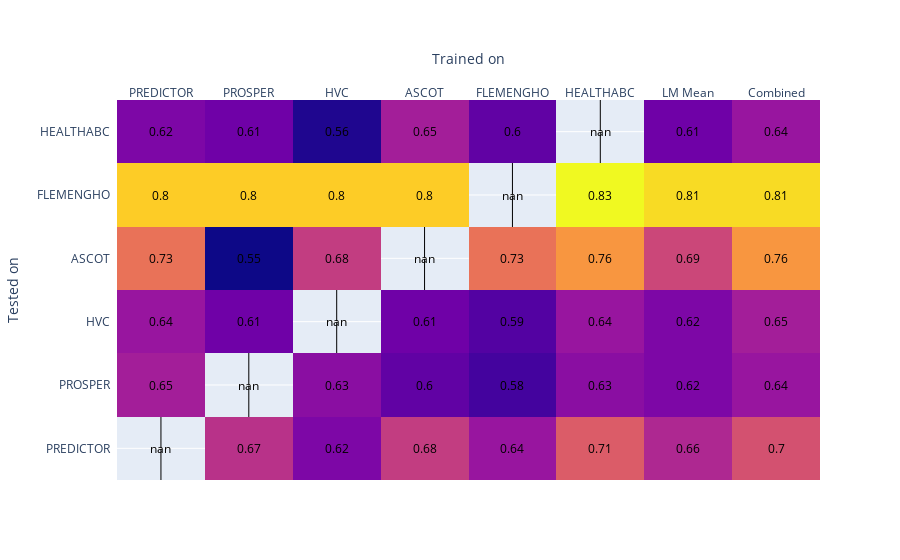
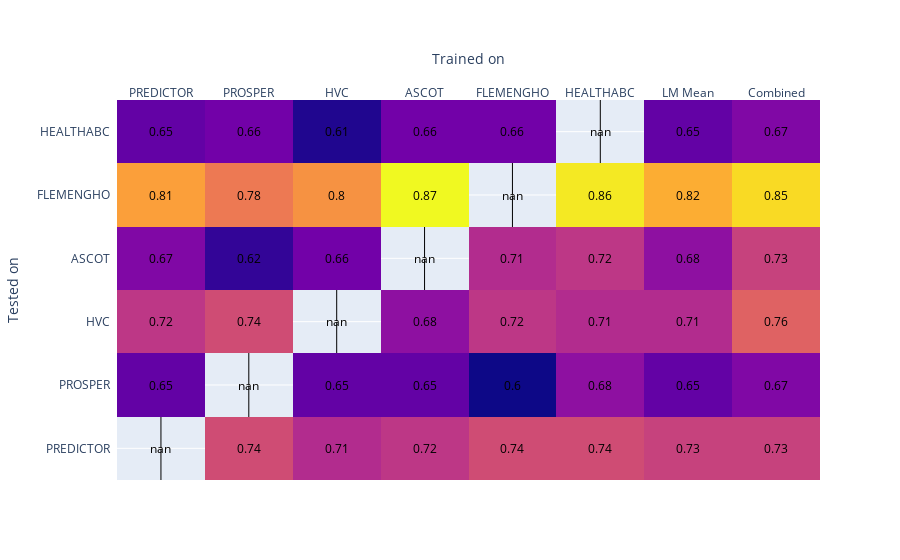

Write notebook code for charts like these, in order.
### Code cell
data, metadata, X, y = get_variables_cached()
data_subset = data.loc[data.index]


def get_matrix(method_name):
    runs_lm = get_completed_runs('optimized_lm')
    last_run_lm = runs_lm[(runs_lm['tags.mlflow.parentRunId'].isna()) & (runs_lm['tags.method_name'] == method_name)].iloc[0]
    result_lm = load_pickled_artifact(last_run_lm['run_id'], 'result')
    metrics_lm = compute_standard_metrics(X, y, result_lm)

    keys_first = set(pair[0] for pair in metrics_lm.keys())
    keys_second = set(pair[1] for pair in metrics_lm.keys())
    all_keys = keys_first.union(keys_second)

    matrix_lm = {
        key1: {
            key2: statements(
                metrics := metrics_lm.get((key1, key2)),
                metrics['c_index'] if metrics else None
            )
            for key2 in all_keys
        }
        for key1 in all_keys
    }
    matrix = DataFrame(matrix_lm)
    matrix['LM Mean'] = matrix.mean(axis=1)

    runs_lco = get_completed_runs('optimized_lco')
    last_run_lco = runs_lco[(runs_lco['tags.mlflow.parentRunId'].isna()) & (runs_lco['tags.mlflow.runName'] == method_name)].iloc[0]
    try:
        result_lco = load_pickled_artifact(last_run_lco['run_id'], 'result')
        metrics_lco = compute_standard_metrics(X, y, result_lco)
        metrics_lco_c_index = valmap(lambda _metrics: _metrics['c_index'], metrics_lco)
        matrix['Combined'] = Series(metrics_lco_c_index)
    except OSError:
        matrix['Combined'] = Series({
            'PROSPER': 0.668,
            'PREDICTOR': 0.728,
            'HVC': 0.756,
            'HEALTHABC': 0.669,
            'FLEMENGHO': 0.854,
            'ASCOT': 0.728,
        })
    return matrix

for method_name in ('coxnet', 'gb'):
    h2(method_name)
    matrix = get_matrix(method_name)
    matrix = matrix.round(2)
    fig = ff.create_annotated_heatmap(
        matrix.to_numpy(),
        x=list(matrix.columns),
        y=list(matrix.index),
    )

    fig.update_layout(xaxis_title="Trained on", yaxis_title='Tested on')
    fig.show()

### Figure 1 — Plotly figure (JSON) as saved in the notebook; plotly's stock layout.template omitted (floating-point values rounded to 4 significant figures)
{"data": [{"colorscale": [[0.0, "#0d0887"], [0.1111, "#46039f"], [0.2222, "#7201a8"], [0.3333, "#9c179e"], [0.4444, "#bd3786"], [0.5556, "#d8576b"], [0.6667, "#ed7953"], [0.7778, "#fb9f3a"], [0.8889, "#fdca26"], [1.0, "#f0f921"]], "reversescale": false, "showscale": false, "type": "heatmap", "x": ["PREDICTOR", "PROSPER", "HVC", "ASCOT", "FLEMENGHO", "HEALTHABC", "LM Mean", "Combined"], "y": ["PREDICTOR", "PROSPER", "HVC", "ASCOT", "FLEMENGHO", "HEALTHABC"], "z": [[null, 0.67, 0.62, 0.68, 0.64, 0.71, 0.66, 0.7], [0.65, null, 0.63, 0.6, 0.58, 0.63, 0.62, 0.64], [0.64, 0.61, null, 0.61, 0.59, 0.64, 0.62, 0.65], [0.73, 0.55, 0.68, null, 0.73, 0.76, 0.69, 0.76], [0.8, 0.8, 0.8, 0.8, null, 0.83, 0.81, 0.81], [0.62, 0.61, 0.56, 0.65, 0.6, null, 0.61, 0.64]]}], "layout": {"annotations": [{"font": {"color": "#000000"}, "showarrow": false, "text": "nan", "x": "PREDICTOR", "xref": "x", "y": "PREDICTOR", "yref": "y"}, {"font": {"color": "#000000"}, "showarrow": false, "text": "0.67", "x": "PROSPER", "xref": "x", "y": "PREDICTOR", "yref": "y"}, {"font": {"color": "#000000"}, "showarrow": false, "text": "0.62", "x": "HVC", "xref": "x", "y": "PREDICTOR", "yref": "y"}, {"font": {"color": "#000000"}, "showarrow": false, "text": "0.68", "x": "ASCOT", "xref": "x", "y": "PREDICTOR", "yref": "y"}, {"font": {"color": "#000000"}, "showarrow": false, "text": "0.64", "x": "FLEMENGHO", "xref": "x", "y": "PREDICTOR", "yref": "y"}, {"font": {"color": "#000000"}, "showarrow": false, "text": "0.71", "x": "HEALTHABC", "xref": "x", "y": "PREDICTOR", "yref": "y"}, {"font": {"color": "#000000"}, "showarrow": false, "text": "0.66", "x": "LM Mean", "xref": "x", "y": "PREDICTOR", "yref": "y"}, {"font": {"color": "#000000"}, "showarrow": false, "text": "0.7", "x": "Combined", "xref": "x", "y": "PREDICTOR", "yref": "y"}, {"font": {"color": "#000000"}, "showarrow": false, "text": "0.65", "x": "PREDICTOR", "xref": "x", "y": "PROSPER", "yref": "y"}, {"font": {"color": "#000000"}, "showarrow": false, "text": "nan", "x": "PROSPER", "xref": "x", "y": "PROSPER", "yref": "y"}, {"font": {"color": "#000000"}, "showarrow": false, "text": "0.63", "x": "HVC", "xref": "x", "y": "PROSPER", "yref": "y"}, {"font": {"color": "#000000"}, "showarrow": false, "text": "0.6", "x": "ASCOT", "xref": "x", "y": "PROSPER", "yref": "y"}, {"font": {"color": "#000000"}, "showarrow": false, "text": "0.58", "x": "FLEMENGHO", "xref": "x", "y": "PROSPER", "yref": "y"}, {"font": {"color": "#000000"}, "showarrow": false, "text": "0.63", "x": "HEALTHABC", "xref": "x", "y": "PROSPER", "yref": "y"}, {"font": {"color": "#000000"}, "showarrow": false, "text": "0.62", "x": "LM Mean", "xref": "x", "y": "PROSPER", "yref": "y"}, {"font": {"color": "#000000"}, "showarrow": false, "text": "0.64", "x": "Combined", "xref": "x", "y": "PROSPER", "yref": "y"}, {"font": {"color": "#000000"}, "showarrow": false, "text": "0.64", "x": "PREDICTOR", "xref": "x", "y": "HVC", "yref": "y"}, {"font": {"color": "#000000"}, "showarrow": false, "text": "0.61", "x": "PROSPER", "xref": "x", "y": "HVC", "yref": "y"}, {"font": {"color": "#000000"}, "showarrow": false, "text": "nan", "x": "HVC", "xref": "x", "y": "HVC", "yref": "y"}, {"font": {"color": "#000000"}, "showarrow": false, "text": "0.61", "x": "ASCOT", "xref": "x", "y": "HVC", "yref": "y"}, {"font": {"color": "#000000"}, "showarrow": false, "text": "0.59", "x": "FLEMENGHO", "xref": "x", "y": "HVC", "yref": "y"}, {"font": {"color": "#000000"}, "showarrow": false, "text": "0.64", "x": "HEALTHABC", "xref": "x", "y": "HVC", "yref": "y"}, {"font": {"color": "#000000"}, "showarrow": false, "text": "0.62", "x": "LM Mean", "xref": "x", "y": "HVC", "yref": "y"}, {"font": {"color": "#000000"}, "showarrow": false, "text": "0.65", "x": "Combined", "xref": "x", "y": "HVC", "yref": "y"}, {"font": {"color": "#000000"}, "showarrow": false, "text": "0.73", "x": "PREDICTOR", "xref": "x", "y": "ASCOT", "yref": "y"}, {"font": {"color": "#000000"}, "showarrow": false, "text": "0.55", "x": "PROSPER", "xref": "x", "y": "ASCOT", "yref": "y"}, {"font": {"color": "#000000"}, "showarrow": false, "text": "0.68", "x": "HVC", "xref": "x", "y": "ASCOT", "yref": "y"}, {"font": {"color": "#000000"}, "showarrow": false, "text": "nan", "x": "ASCOT", "xref": "x", "y": "ASCOT", "yref": "y"}, {"font": {"color": "#000000"}, "showarrow": false, "text": "0.73", "x": "FLEMENGHO", "xref": "x", "y": "ASCOT", "yref": "y"}, {"font": {"color": "#000000"}, "showarrow": false, "text": "0.76", "x": "HEALTHABC", "xref": "x", "y": "ASCOT", "yref": "y"}, {"font": {"color": "#000000"}, "showarrow": false, "text": "0.69", "x": "LM Mean", "xref": "x", "y": "ASCOT", "yref": "y"}, {"font": {"color": "#000000"}, "showarrow": false, "text": "0.76", "x": "Combined", "xref": "x", "y": "ASCOT", "yref": "y"}, {"font": {"color": "#000000"}, "showarrow": false, "text": "0.8", "x": "PREDICTOR", "xref": "x", "y": "FLEMENGHO", "yref": "y"}, {"font": {"color": "#000000"}, "showarrow": false, "text": "0.8", "x": "PROSPER", "xref": "x", "y": "FLEMENGHO", "yref": "y"}, {"font": {"color": "#000000"}, "showarrow": false, "text": "0.8", "x": "HVC", "xref": "x", "y": "FLEMENGHO", "yref": "y"}, {"font": {"color": "#000000"}, "showarrow": false, "text": "0.8", "x": "ASCOT", "xref": "x", "y": "FLEMENGHO", "yref": "y"}, {"font": {"color": "#000000"}, "showarrow": false, "text": "nan", "x": "FLEMENGHO", "xref": "x", "y": "FLEMENGHO", "yref": "y"}, {"font": {"color": "#000000"}, "showarrow": false, "text": "0.83", "x": "HEALTHABC", "xref": "x", "y": "FLEMENGHO", "yref": "y"}, {"font": {"color": "#000000"}, "showarrow": false, "text": "0.81", "x": "LM Mean", "xref": "x", "y": "FLEMENGHO", "yref": "y"}, {"font": {"color": "#000000"}, "showarrow": false, "text": "0.81", "x": "Combined", "xref": "x", "y": "FLEMENGHO", "yref": "y"}, {"font": {"color": "#000000"}, "showarrow": false, "text": "0.62", "x": "PREDICTOR", "xref": "x", "y": "HEALTHABC", "yref": "y"}, {"font": {"color": "#000000"}, "showarrow": false, "text": "0.61", "x": "PROSPER", "xref": "x", "y": "HEALTHABC", "yref": "y"}, {"font": {"color": "#000000"}, "showarrow": false, "text": "0.56", "x": "HVC", "xref": "x", "y": "HEALTHABC", "yref": "y"}, {"font": {"color": "#000000"}, "showarrow": false, "text": "0.65", "x": "ASCOT", "xref": "x", "y": "HEALTHABC", "yref": "y"}, {"font": {"color": "#000000"}, "showarrow": false, "text": "0.6", "x": "FLEMENGHO", "xref": "x", "y": "HEALTHABC", "yref": "y"}, {"font": {"color": "#000000"}, "showarrow": false, "text": "nan", "x": "HEALTHABC", "xref": "x", "y": "HEALTHABC", "yref": "y"}, {"font": {"color": "#000000"}, "showarrow": false, "text": "0.61", "x": "LM Mean", "xref": "x", "y": "HEALTHABC", "yref": "y"}, {"font": {"color": "#000000"}, "showarrow": false, "text": "0.64", "x": "Combined", "xref": "x", "y": "HEALTHABC", "yref": "y"}], "xaxis": {"dtick": 1, "gridcolor": "rgb(0, 0, 0)", "side": "top", "ticks": "", "title": {"text": "Trained on"}}, "yaxis": {"dtick": 1, "ticks": "", "ticksuffix": "  ", "title": {"text": "Tested on"}}}}

### Figure 2 — Plotly figure (JSON) as saved in the notebook; plotly's stock layout.template omitted (floating-point values rounded to 4 significant figures)
{"data": [{"colorscale": [[0.0, "#0d0887"], [0.1111, "#46039f"], [0.2222, "#7201a8"], [0.3333, "#9c179e"], [0.4444, "#bd3786"], [0.5556, "#d8576b"], [0.6667, "#ed7953"], [0.7778, "#fb9f3a"], [0.8889, "#fdca26"], [1.0, "#f0f921"]], "reversescale": false, "showscale": false, "type": "heatmap", "x": ["PREDICTOR", "PROSPER", "HVC", "ASCOT", "FLEMENGHO", "HEALTHABC", "LM Mean", "Combined"], "y": ["PREDICTOR", "PROSPER", "HVC", "ASCOT", "FLEMENGHO", "HEALTHABC"], "z": [[null, 0.74, 0.71, 0.72, 0.74, 0.74, 0.73, 0.73], [0.65, null, 0.65, 0.65, 0.6, 0.68, 0.65, 0.67], [0.72, 0.74, null, 0.68, 0.72, 0.71, 0.71, 0.76], [0.67, 0.62, 0.66, null, 0.71, 0.72, 0.68, 0.73], [0.81, 0.78, 0.8, 0.87, null, 0.86, 0.82, 0.85], [0.65, 0.66, 0.61, 0.66, 0.66, null, 0.65, 0.67]]}], "layout": {"annotations": [{"font": {"color": "#000000"}, "showarrow": false, "text": "nan", "x": "PREDICTOR", "xref": "x", "y": "PREDICTOR", "yref": "y"}, {"font": {"color": "#000000"}, "showarrow": false, "text": "0.74", "x": "PROSPER", "xref": "x", "y": "PREDICTOR", "yref": "y"}, {"font": {"color": "#000000"}, "showarrow": false, "text": "0.71", "x": "HVC", "xref": "x", "y": "PREDICTOR", "yref": "y"}, {"font": {"color": "#000000"}, "showarrow": false, "text": "0.72", "x": "ASCOT", "xref": "x", "y": "PREDICTOR", "yref": "y"}, {"font": {"color": "#000000"}, "showarrow": false, "text": "0.74", "x": "FLEMENGHO", "xref": "x", "y": "PREDICTOR", "yref": "y"}, {"font": {"color": "#000000"}, "showarrow": false, "text": "0.74", "x": "HEALTHABC", "xref": "x", "y": "PREDICTOR", "yref": "y"}, {"font": {"color": "#000000"}, "showarrow": false, "text": "0.73", "x": "LM Mean", "xref": "x", "y": "PREDICTOR", "yref": "y"}, {"font": {"color": "#000000"}, "showarrow": false, "text": "0.73", "x": "Combined", "xref": "x", "y": "PREDICTOR", "yref": "y"}, {"font": {"color": "#000000"}, "showarrow": false, "text": "0.65", "x": "PREDICTOR", "xref": "x", "y": "PROSPER", "yref": "y"}, {"font": {"color": "#000000"}, "showarrow": false, "text": "nan", "x": "PROSPER", "xref": "x", "y": "PROSPER", "yref": "y"}, {"font": {"color": "#000000"}, "showarrow": false, "text": "0.65", "x": "HVC", "xref": "x", "y": "PROSPER", "yref": "y"}, {"font": {"color": "#000000"}, "showarrow": false, "text": "0.65", "x": "ASCOT", "xref": "x", "y": "PROSPER", "yref": "y"}, {"font": {"color": "#000000"}, "showarrow": false, "text": "0.6", "x": "FLEMENGHO", "xref": "x", "y": "PROSPER", "yref": "y"}, {"font": {"color": "#000000"}, "showarrow": false, "text": "0.68", "x": "HEALTHABC", "xref": "x", "y": "PROSPER", "yref": "y"}, {"font": {"color": "#000000"}, "showarrow": false, "text": "0.65", "x": "LM Mean", "xref": "x", "y": "PROSPER", "yref": "y"}, {"font": {"color": "#000000"}, "showarrow": false, "text": "0.67", "x": "Combined", "xref": "x", "y": "PROSPER", "yref": "y"}, {"font": {"color": "#000000"}, "showarrow": false, "text": "0.72", "x": "PREDICTOR", "xref": "x", "y": "HVC", "yref": "y"}, {"font": {"color": "#000000"}, "showarrow": false, "text": "0.74", "x": "PROSPER", "xref": "x", "y": "HVC", "yref": "y"}, {"font": {"color": "#000000"}, "showarrow": false, "text": "nan", "x": "HVC", "xref": "x", "y": "HVC", "yref": "y"}, {"font": {"color": "#000000"}, "showarrow": false, "text": "0.68", "x": "ASCOT", "xref": "x", "y": "HVC", "yref": "y"}, {"font": {"color": "#000000"}, "showarrow": false, "text": "0.72", "x": "FLEMENGHO", "xref": "x", "y": "HVC", "yref": "y"}, {"font": {"color": "#000000"}, "showarrow": false, "text": "0.71", "x": "HEALTHABC", "xref": "x", "y": "HVC", "yref": "y"}, {"font": {"color": "#000000"}, "showarrow": false, "text": "0.71", "x": "LM Mean", "xref": "x", "y": "HVC", "yref": "y"}, {"font": {"color": "#000000"}, "showarrow": false, "text": "0.76", "x": "Combined", "xref": "x", "y": "HVC", "yref": "y"}, {"font": {"color": "#000000"}, "showarrow": false, "text": "0.67", "x": "PREDICTOR", "xref": "x", "y": "ASCOT", "yref": "y"}, {"font": {"color": "#000000"}, "showarrow": false, "text": "0.62", "x": "PROSPER", "xref": "x", "y": "ASCOT", "yref": "y"}, {"font": {"color": "#000000"}, "showarrow": false, "text": "0.66", "x": "HVC", "xref": "x", "y": "ASCOT", "yref": "y"}, {"font": {"color": "#000000"}, "showarrow": false, "text": "nan", "x": "ASCOT", "xref": "x", "y": "ASCOT", "yref": "y"}, {"font": {"color": "#000000"}, "showarrow": false, "text": "0.71", "x": "FLEMENGHO", "xref": "x", "y": "ASCOT", "yref": "y"}, {"font": {"color": "#000000"}, "showarrow": false, "text": "0.72", "x": "HEALTHABC", "xref": "x", "y": "ASCOT", "yref": "y"}, {"font": {"color": "#000000"}, "showarrow": false, "text": "0.68", "x": "LM Mean", "xref": "x", "y": "ASCOT", "yref": "y"}, {"font": {"color": "#000000"}, "showarrow": false, "text": "0.73", "x": "Combined", "xref": "x", "y": "ASCOT", "yref": "y"}, {"font": {"color": "#000000"}, "showarrow": false, "text": "0.81", "x": "PREDICTOR", "xref": "x", "y": "FLEMENGHO", "yref": "y"}, {"font": {"color": "#000000"}, "showarrow": false, "text": "0.78", "x": "PROSPER", "xref": "x", "y": "FLEMENGHO", "yref": "y"}, {"font": {"color": "#000000"}, "showarrow": false, "text": "0.8", "x": "HVC", "xref": "x", "y": "FLEMENGHO", "yref": "y"}, {"font": {"color": "#000000"}, "showarrow": false, "text": "0.87", "x": "ASCOT", "xref": "x", "y": "FLEMENGHO", "yref": "y"}, {"font": {"color": "#000000"}, "showarrow": false, "text": "nan", "x": "FLEMENGHO", "xref": "x", "y": "FLEMENGHO", "yref": "y"}, {"font": {"color": "#000000"}, "showarrow": false, "text": "0.86", "x": "HEALTHABC", "xref": "x", "y": "FLEMENGHO", "yref": "y"}, {"font": {"color": "#000000"}, "showarrow": false, "text": "0.82", "x": "LM Mean", "xref": "x", "y": "FLEMENGHO", "yref": "y"}, {"font": {"color": "#000000"}, "showarrow": false, "text": "0.85", "x": "Combined", "xref": "x", "y": "FLEMENGHO", "yref": "y"}, {"font": {"color": "#000000"}, "showarrow": false, "text": "0.65", "x": "PREDICTOR", "xref": "x", "y": "HEALTHABC", "yref": "y"}, {"font": {"color": "#000000"}, "showarrow": false, "text": "0.66", "x": "PROSPER", "xref": "x", "y": "HEALTHABC", "yref": "y"}, {"font": {"color": "#000000"}, "showarrow": false, "text": "0.61", "x": "HVC", "xref": "x", "y": "HEALTHABC", "yref": "y"}, {"font": {"color": "#000000"}, "showarrow": false, "text": "0.66", "x": "ASCOT", "xref": "x", "y": "HEALTHABC", "yref": "y"}, {"font": {"color": "#000000"}, "showarrow": false, "text": "0.66", "x": "FLEMENGHO", "xref": "x", "y": "HEALTHABC", "yref": "y"}, {"font": {"color": "#000000"}, "showarrow": false, "text": "nan", "x": "HEALTHABC", "xref": "x", "y": "HEALTHABC", "yref": "y"}, {"font": {"color": "#000000"}, "showarrow": false, "text": "0.65", "x": "LM Mean", "xref": "x", "y": "HEALTHABC", "yref": "y"}, {"font": {"color": "#000000"}, "showarrow": false, "text": "0.67", "x": "Combined", "xref": "x", "y": "HEALTHABC", "yref": "y"}], "xaxis": {"dtick": 1, "gridcolor": "rgb(0, 0, 0)", "side": "top", "ticks": "", "title": {"text": "Trained on"}}, "yaxis": {"dtick": 1, "ticks": "", "ticksuffix": "  ", "title": {"text": "Tested on"}}}}
